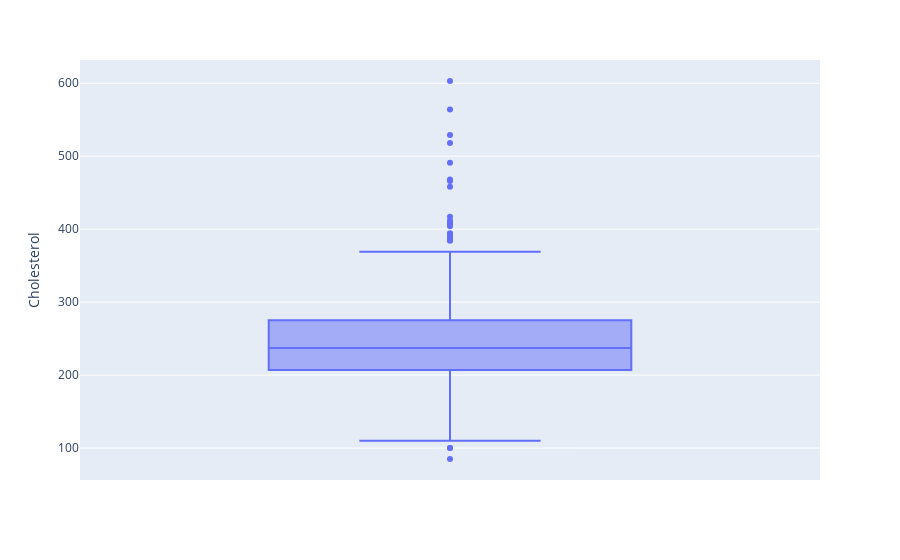

Notebook code cell kept with this figure:
### Code cell
#some outliers present...
fig = px.box(df, y="Cholesterol")
fig.show()

### Figure 1 — Plotly figure (JSON) as saved in the notebook; plotly's stock layout.template omitted (floating-point values rounded to 4 significant figures; data arrays with more than 128 entries replaced by an {"elided": "..."} marker saying what was removed)
{"data": [{"alignmentgroup": "True", "hovertemplate": "Cholesterol=%{y}<extra></extra>", "legendgroup": "", "marker": {"color": "#636efa"}, "name": "", "notched": false, "offsetgroup": "", "orientation": "v", "showlegend": false, "type": "box", "x0": " ", "xaxis": "x", "y": {"elided": "918 int values"}, "y0": " ", "yaxis": "y"}], "layout": {"autosize": true, "boxmode": "group", "legend": {"tracegroupgap": 0}, "margin": {"t": 60}, "xaxis": {"anchor": "y", "autorange": true, "domain": [0, 1], "range": [-0.5, 0.5], "type": "category"}, "yaxis": {"anchor": "x", "autorange": true, "domain": [0, 1], "range": [56.22, 631.8], "title": {"text": "Cholesterol"}, "type": "linear"}}}
